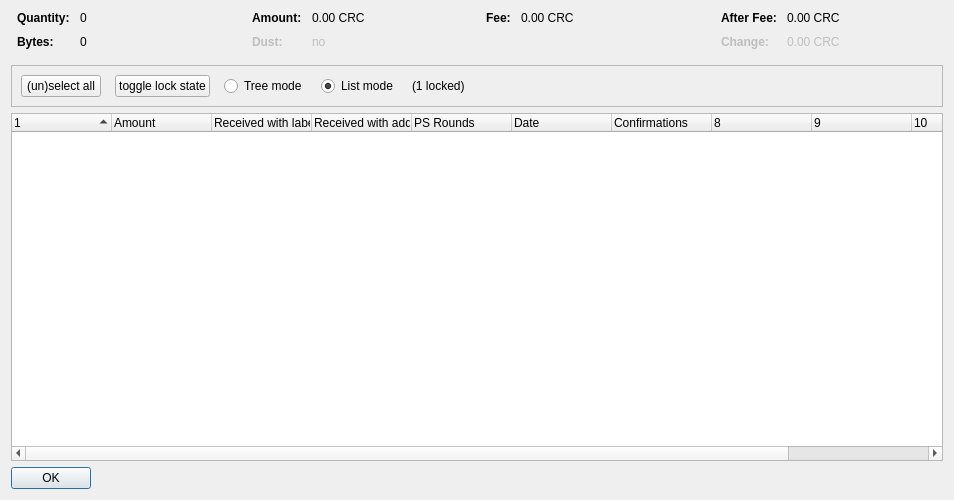
<?xml version="1.0" encoding="UTF-8"?>
<ui version="4.0">
 <class>CoinControlDialog</class>
 <widget class="QDialog" name="CoinControlDialog">
  <property name="geometry">
   <rect>
    <x>0</x>
    <y>0</y>
    <width>954</width>
    <height>500</height>
   </rect>
  </property>
  <property name="windowTitle">
   <string>Coin Selection</string>
  </property>
  <layout class="QVBoxLayout" name="verticalLayout">
   <item>
    <layout class="QHBoxLayout" name="horizontalLayoutTop" stretch="0,0,0,0">
     <property name="topMargin">
      <number>0</number>
     </property>
     <property name="bottomMargin">
      <number>10</number>
     </property>
     <item>
      <layout class="QFormLayout" name="formLayoutCoinControl1">
       <property name="horizontalSpacing">
        <number>10</number>
       </property>
       <property name="verticalSpacing">
        <number>10</number>
       </property>
       <property name="leftMargin">
        <number>6</number>
       </property>
       <property name="rightMargin">
        <number>6</number>
       </property>
       <item row="0" column="0">
        <widget class="QLabel" name="labelCoinControlQuantityText">
         <property name="font">
          <font>
           <weight>75</weight>
           <bold>true</bold>
          </font>
         </property>
         <property name="text">
          <string>Quantity:</string>
         </property>
        </widget>
       </item>
       <item row="0" column="1">
        <widget class="QLabel" name="labelCoinControlQuantity">
         <property name="cursor">
          <cursorShape>IBeamCursor</cursorShape>
         </property>
         <property name="contextMenuPolicy">
          <enum>Qt::ActionsContextMenu</enum>
         </property>
         <property name="text">
          <string notr="true">0</string>
         </property>
         <property name="textInteractionFlags">
          <set>Qt::LinksAccessibleByMouse|Qt::TextSelectableByKeyboard|Qt::TextSelectableByMouse</set>
         </property>
        </widget>
       </item>
       <item row="1" column="0">
        <widget class="QLabel" name="labelCoinControlBytesText">
         <property name="font">
          <font>
           <weight>75</weight>
           <bold>true</bold>
          </font>
         </property>
         <property name="text">
          <string>Bytes:</string>
         </property>
        </widget>
       </item>
       <item row="1" column="1">
        <widget class="QLabel" name="labelCoinControlBytes">
         <property name="cursor">
          <cursorShape>IBeamCursor</cursorShape>
         </property>
         <property name="contextMenuPolicy">
          <enum>Qt::ActionsContextMenu</enum>
         </property>
         <property name="text">
          <string notr="true">0</string>
         </property>
         <property name="textInteractionFlags">
          <set>Qt::LinksAccessibleByMouse|Qt::TextSelectableByKeyboard|Qt::TextSelectableByMouse</set>
         </property>
        </widget>
       </item>
      </layout>
     </item>
     <item>
      <layout class="QFormLayout" name="formLayoutCoinControl2">
       <property name="horizontalSpacing">
        <number>10</number>
       </property>
       <property name="verticalSpacing">
        <number>10</number>
       </property>
       <property name="leftMargin">
        <number>6</number>
       </property>
       <property name="rightMargin">
        <number>6</number>
       </property>
       <item row="0" column="0">
        <widget class="QLabel" name="labelCoinControlAmountText">
         <property name="font">
          <font>
           <weight>75</weight>
           <bold>true</bold>
          </font>
         </property>
         <property name="text">
          <string>Amount:</string>
         </property>
        </widget>
       </item>
       <item row="0" column="1">
        <widget class="QLabel" name="labelCoinControlAmount">
         <property name="cursor">
          <cursorShape>IBeamCursor</cursorShape>
         </property>
         <property name="contextMenuPolicy">
          <enum>Qt::ActionsContextMenu</enum>
         </property>
         <property name="text">
          <string notr="true">0.00 CRC</string>
         </property>
         <property name="textInteractionFlags">
          <set>Qt::LinksAccessibleByMouse|Qt::TextSelectableByKeyboard|Qt::TextSelectableByMouse</set>
         </property>
        </widget>
       </item>
       <item row="1" column="0">
        <widget class="QLabel" name="labelCoinControlLowOutputText">
         <property name="enabled">
          <bool>false</bool>
         </property>
         <property name="font">
          <font>
           <weight>75</weight>
           <bold>true</bold>
          </font>
         </property>
         <property name="text">
          <string>Dust:</string>
         </property>
        </widget>
       </item>
       <item row="1" column="1">
        <widget class="QLabel" name="labelCoinControlLowOutput">
         <property name="enabled">
          <bool>false</bool>
         </property>
         <property name="cursor">
          <cursorShape>IBeamCursor</cursorShape>
         </property>
         <property name="contextMenuPolicy">
          <enum>Qt::ActionsContextMenu</enum>
         </property>
         <property name="text">
          <string notr="true">no</string>
         </property>
         <property name="textInteractionFlags">
          <set>Qt::LinksAccessibleByMouse|Qt::TextSelectableByKeyboard|Qt::TextSelectableByMouse</set>
         </property>
        </widget>
       </item>
      </layout>
     </item>
     <item>
      <layout class="QFormLayout" name="formLayoutCoinControl3">
       <property name="horizontalSpacing">
        <number>10</number>
       </property>
       <property name="verticalSpacing">
        <number>10</number>
       </property>
       <property name="leftMargin">
        <number>6</number>
       </property>
       <property name="rightMargin">
        <number>6</number>
       </property>
       <item row="0" column="0">
        <widget class="QLabel" name="labelCoinControlFeeText">
         <property name="font">
          <font>
           <weight>75</weight>
           <bold>true</bold>
          </font>
         </property>
         <property name="text">
          <string>Fee:</string>
         </property>
        </widget>
       </item>
       <item row="0" column="1">
        <widget class="QLabel" name="labelCoinControlFee">
         <property name="cursor">
          <cursorShape>IBeamCursor</cursorShape>
         </property>
         <property name="contextMenuPolicy">
          <enum>Qt::ActionsContextMenu</enum>
         </property>
         <property name="text">
          <string notr="true">0.00 CRC</string>
         </property>
         <property name="textInteractionFlags">
          <set>Qt::LinksAccessibleByMouse|Qt::TextSelectableByKeyboard|Qt::TextSelectableByMouse</set>
         </property>
        </widget>
       </item>
      </layout>
     </item>
     <item>
      <layout class="QFormLayout" name="formLayoutCoinControl4">
       <property name="horizontalSpacing">
        <number>10</number>
       </property>
       <property name="verticalSpacing">
        <number>10</number>
       </property>
       <property name="leftMargin">
        <number>6</number>
       </property>
       <property name="rightMargin">
        <number>6</number>
       </property>
       <item row="0" column="0">
        <widget class="QLabel" name="labelCoinControlAfterFeeText">
         <property name="font">
          <font>
           <weight>75</weight>
           <bold>true</bold>
          </font>
         </property>
         <property name="text">
          <string>After Fee:</string>
         </property>
        </widget>
       </item>
       <item row="0" column="1">
        <widget class="QLabel" name="labelCoinControlAfterFee">
         <property name="cursor">
          <cursorShape>IBeamCursor</cursorShape>
         </property>
         <property name="contextMenuPolicy">
          <enum>Qt::ActionsContextMenu</enum>
         </property>
         <property name="text">
          <string notr="true">0.00 CRC</string>
         </property>
         <property name="textInteractionFlags">
          <set>Qt::LinksAccessibleByMouse|Qt::TextSelectableByKeyboard|Qt::TextSelectableByMouse</set>
         </property>
        </widget>
       </item>
       <item row="1" column="0">
        <widget class="QLabel" name="labelCoinControlChangeText">
         <property name="enabled">
          <bool>false</bool>
         </property>
         <property name="font">
          <font>
           <weight>75</weight>
           <bold>true</bold>
          </font>
         </property>
         <property name="text">
          <string>Change:</string>
         </property>
        </widget>
       </item>
       <item row="1" column="1">
        <widget class="QLabel" name="labelCoinControlChange">
         <property name="enabled">
          <bool>false</bool>
         </property>
         <property name="cursor">
          <cursorShape>IBeamCursor</cursorShape>
         </property>
         <property name="contextMenuPolicy">
          <enum>Qt::ActionsContextMenu</enum>
         </property>
         <property name="text">
          <string notr="true">0.00 CRC</string>
         </property>
         <property name="textInteractionFlags">
          <set>Qt::LinksAccessibleByMouse|Qt::TextSelectableByKeyboard|Qt::TextSelectableByMouse</set>
         </property>
        </widget>
       </item>
      </layout>
     </item>
    </layout>
   </item>
   <item>
    <widget class="QFrame" name="frame">
     <property name="minimumSize">
      <size>
       <width>0</width>
       <height>40</height>
      </size>
     </property>
     <property name="frameShape">
      <enum>QFrame::StyledPanel</enum>
     </property>
     <property name="frameShadow">
      <enum>QFrame::Sunken</enum>
     </property>
     <layout class="QHBoxLayout" name="horizontalLayout">
      <item>
       <layout class="QHBoxLayout" name="horizontalLayoutPanel" stretch="0,0,0,0,0,0">
        <property name="spacing">
         <number>14</number>
        </property>
        <item>
         <widget class="QPushButton" name="pushButtonSelectAll">
          <property name="sizePolicy">
           <sizepolicy hsizetype="Maximum" vsizetype="Fixed">
            <horstretch>0</horstretch>
            <verstretch>0</verstretch>
           </sizepolicy>
          </property>
          <property name="text">
           <string>(un)select all</string>
          </property>
          <property name="autoDefault">
           <bool>false</bool>
          </property>
         </widget>
        </item>
        <item>
         <widget class="QPushButton" name="pushButtonToggleLock">
          <property name="sizePolicy">
           <sizepolicy hsizetype="Maximum" vsizetype="Fixed">
            <horstretch>0</horstretch>
            <verstretch>0</verstretch>
           </sizepolicy>
          </property>
          <property name="text">
           <string>toggle lock state</string>
          </property>
          <property name="autoDefault">
           <bool>false</bool>
          </property>
         </widget>
        </item>
        <item>
         <widget class="QRadioButton" name="radioTreeMode">
          <property name="sizePolicy">
           <sizepolicy hsizetype="Maximum" vsizetype="Fixed">
            <horstretch>0</horstretch>
            <verstretch>0</verstretch>
           </sizepolicy>
          </property>
          <property name="text">
           <string>Tree mode</string>
          </property>
         </widget>
        </item>
        <item>
         <widget class="QRadioButton" name="radioListMode">
          <property name="sizePolicy">
           <sizepolicy hsizetype="Maximum" vsizetype="Fixed">
            <horstretch>0</horstretch>
            <verstretch>0</verstretch>
           </sizepolicy>
          </property>
          <property name="text">
           <string>List mode</string>
          </property>
          <property name="checked">
           <bool>true</bool>
          </property>
         </widget>
        </item>
        <item>
         <widget class="QLabel" name="labelLocked">
          <property name="text">
           <string>(1 locked)</string>
          </property>
         </widget>
        </item>
        <item>
         <spacer name="horizontalSpacer">
          <property name="orientation">
           <enum>Qt::Horizontal</enum>
          </property>
          <property name="sizeHint" stdset="0">
           <size>
            <width>40</width>
            <height>20</height>
           </size>
          </property>
         </spacer>
        </item>
       </layout>
      </item>
     </layout>
    </widget>
   </item>
   <item>
    <widget class="CoinControlTreeWidget" name="treeWidget">
     <property name="contextMenuPolicy">
      <enum>Qt::CustomContextMenu</enum>
     </property>
     <property name="sortingEnabled">
      <bool>false</bool>
     </property>
     <property name="columnCount">
      <number>11</number>
     </property>
     <attribute name="headerShowSortIndicator" stdset="0">
      <bool>true</bool>
     </attribute>
     <attribute name="headerStretchLastSection">
      <bool>false</bool>
     </attribute>
     <column>
      <property name="text">
       <string/>
      </property>
     </column>
     <column>
      <property name="text">
       <string>Amount</string>
      </property>
     </column>
     <column>
      <property name="text">
       <string>Received with label</string>
      </property>
     </column>
     <column>
      <property name="text">
       <string>Received with address</string>
      </property>
     </column>
     <column>
      <property name="text">
       <string>PS Rounds</string>
      </property>
     </column>
     <column>
      <property name="text">
       <string>Date</string>
      </property>
     </column>
     <column>
      <property name="text">
       <string>Confirmations</string>
      </property>
      <property name="toolTip">
       <string>Confirmed</string>
      </property>
     </column>
     <column>
      <property name="text">
       <string/>
      </property>
     </column>
     <column>
      <property name="text">
       <string/>
      </property>
     </column>
     <column>
      <property name="text">
       <string/>
      </property>
     </column>
     <column>
      <property name="text">
       <string/>
      </property>
     </column>
    </widget>
   </item>
   <item>
    <widget class="QDialogButtonBox" name="buttonBox">
     <property name="sizePolicy">
      <sizepolicy hsizetype="Maximum" vsizetype="Fixed">
       <horstretch>0</horstretch>
       <verstretch>0</verstretch>
      </sizepolicy>
     </property>
     <property name="orientation">
      <enum>Qt::Horizontal</enum>
     </property>
     <property name="standardButtons">
      <set>QDialogButtonBox::Ok</set>
     </property>
    </widget>
   </item>
  </layout>
 </widget>
 <customwidgets>
  <customwidget>
   <class>CoinControlTreeWidget</class>
   <extends>QTreeWidget</extends>
   <header>coincontroltreewidget.h</header>
  </customwidget>
 </customwidgets>
 <resources/>
 <connections/>
</ui>
